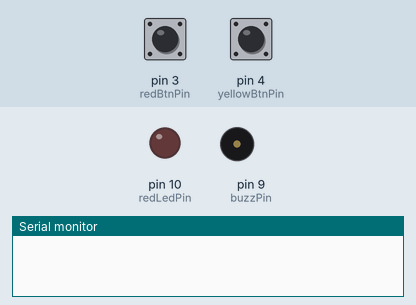
The sketch below on a simulated Arduino Uno, built with avr-gcc and run on an emulated ATmega328P. Shown: output pins drawn as LEDs (lit = HIGH), buzzer (waves = sounding), the last lines printed to the serial monitor. Inputs (shaded band) come from the test bench; at power-on: pin 4 (yellowBtnPin) HIGH, pin 3 (redBtnPin) HIGH.

Above: at 1.2 s.
1.3 s: pin 4 (yellowBtnPin) pulled LOW for 1 s
At 3.1 s:
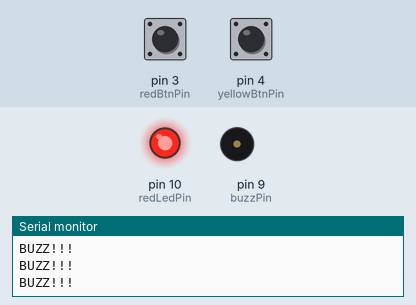
3.8 s: pin 3 (redBtnPin) pulled LOW for 0.15 s
At 5.0 s:
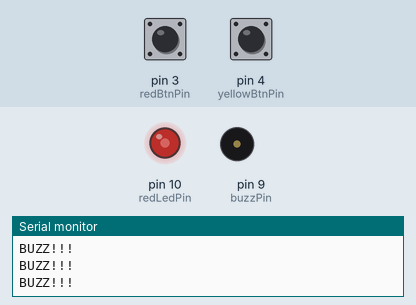
5.4 s: pin 3 (redBtnPin) pulled LOW for 1 s
At 6.2 s:
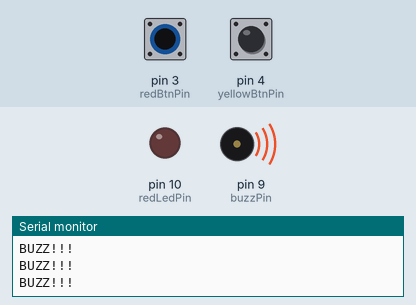
7.9 s: pin 4 (yellowBtnPin) pulled LOW for 0.15 s
At 9.3 s:
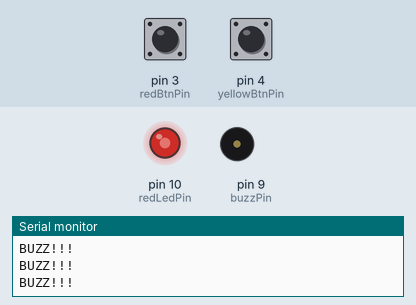
Timing chart, 0 to 10.5 s (numbered marks = the images above; inputs shaded):
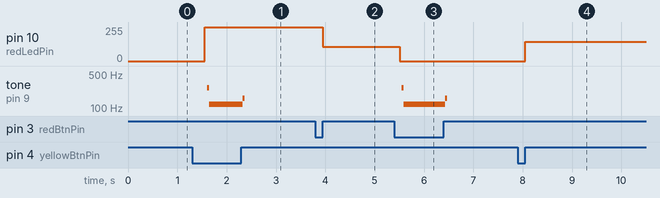

The sketch:

029_push_button_dimmable_led.ino
```cpp
// https://www.youtube.com/watch?v=XWL6Ydsmi0s&list=PLGs0VKk2DiYw-L-RibttcvK-WBZm8WLEP&index=29

/**
 * Dimmable LED
 * When red button is down, reduce LED brightness
 * When yellow button is down, increase LED brightness
 * Buzzer sound when minimum or maximum brightness is reached
 */

// pin setup
int redBtnPin = 3;
int yellowBtnPin = 4;
int redLedPin = 10;
int buzzPin = 9;

int redBtnRead;
int yellowBtnRead;
int redLedVInterval = 1;
int redLedV = 0;
int redLedMaxV = 255;
int redLedMinV = 0;
float buzzDelayMin = 60;
int buzzDelay = 100;
float factor = 9940./255.;

void setup() {
  // put your setup code here, to run once:
  pinMode(redBtnPin, INPUT);
  pinMode(yellowBtnPin, INPUT);
  pinMode(redLedPin, OUTPUT);
  pinMode(buzzPin, OUTPUT);

  Serial.begin(9600);
}

void loop() {
  // put your main code here, to run repeatedly:
  redBtnRead = digitalRead(redBtnPin);
  yellowBtnRead = digitalRead(yellowBtnPin);

  if (redBtnRead == 0) { // red button down
    if (redLedV <= redLedMinV) {
      Serial.println("BUZZ!!!");
      digitalWrite(buzzPin, HIGH);
      delayMicroseconds(buzzDelay);
      digitalWrite(buzzPin, LOW);
      delayMicroseconds(buzzDelay);
    } else {
      redLedV = redLedV - redLedVInterval;
    }
  } else if (yellowBtnRead == 0) { // yellow button down
    if (redLedV >= redLedMaxV) {
      Serial.println("BUZZ!!!");
      digitalWrite(buzzPin, HIGH);
      delayMicroseconds(buzzDelay);
      digitalWrite(buzzPin, LOW);
      delayMicroseconds(buzzDelay);
    } else {
      redLedV = redLedV + redLedVInterval;
    }
  }

  analogWrite(redLedPin, redLedV);

//  Serial.print("redBtnRead: ");
//  Serial.print(redBtnRead);
//  Serial.print(" / yellowBtnRead: ");
//  Serial.print(yellowBtnRead);
//  Serial.print(" / redLedV: ");
//  Serial.print(redLedV);
//  Serial.print(" / buzzDelay: ");
//  Serial.print(buzzDelay);
//  Serial.println();

   delay(1);
}

float computeBuzzDelay(int redLedV){
  return (factor * (redLedV - redLedMinV)) + buzzDelayMin;
}
```

Measured:
- after the input at 1.3 s, pin 10 (redLedPin): 0/255 → 255/255 after 0.26 s; tone on pin 9 (buzzPin): silent → 259 Hz after 0.30 s, → 120 Hz 0.04 s later, → 158 Hz 0.68 s later, → silent 0.04 s later
- after the input at 3.8 s, pin 10 (redLedPin): 255/255 → 108/255 after 0.15 s
- after the input at 5.4 s, pin 10 (redLedPin): 108/255 → 0/255 after 0.11 s; tone on pin 9 (buzzPin): silent → 259 Hz after 0.15 s, → 120 Hz 0.04 s later, → 158 Hz 0.84 s later, → silent 0.04 s later
- after the input at 7.9 s, pin 10 (redLedPin): 0/255 → 146/255 after 0.15 s
